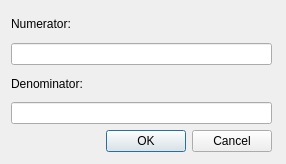
<?xml version="1.0" encoding="UTF-8"?>
<ui version="4.0">
 <class>Frac</class>
 <widget class="QDialog" name="Frac">
  <property name="geometry">
   <rect>
    <x>0</x>
    <y>0</y>
    <width>286</width>
    <height>164</height>
   </rect>
  </property>
  <property name="windowTitle">
   <string>Dialog</string>
  </property>
  <widget class="QWidget" name="layoutWidget">
   <property name="geometry">
    <rect>
     <x>11</x>
     <y>11</y>
     <width>261</width>
     <height>141</height>
    </rect>
   </property>
   <layout class="QVBoxLayout" name="verticalLayout">
    <item>
     <widget class="QLabel" name="label">
      <property name="text">
       <string>Numerator:</string>
      </property>
     </widget>
    </item>
    <item>
     <widget class="QLineEdit" name="line_num">
      <property name="text">
       <string/>
      </property>
     </widget>
    </item>
    <item>
     <widget class="QLabel" name="label_2">
      <property name="text">
       <string>Denominator:</string>
      </property>
     </widget>
    </item>
    <item>
     <widget class="QLineEdit" name="line_den">
      <property name="text">
       <string/>
      </property>
     </widget>
    </item>
    <item>
     <widget class="QDialogButtonBox" name="buttonBox">
      <property name="orientation">
       <enum>Qt::Horizontal</enum>
      </property>
      <property name="standardButtons">
       <set>QDialogButtonBox::Cancel|QDialogButtonBox::Ok</set>
      </property>
     </widget>
    </item>
   </layout>
  </widget>
 </widget>
 <resources/>
 <connections>
  <connection>
   <sender>buttonBox</sender>
   <signal>accepted()</signal>
   <receiver>Frac</receiver>
   <slot>accept()</slot>
   <hints>
    <hint type="sourcelabel">
     <x>248</x>
     <y>254</y>
    </hint>
    <hint type="destinationlabel">
     <x>157</x>
     <y>274</y>
    </hint>
   </hints>
  </connection>
  <connection>
   <sender>buttonBox</sender>
   <signal>rejected()</signal>
   <receiver>Frac</receiver>
   <slot>reject()</slot>
   <hints>
    <hint type="sourcelabel">
     <x>316</x>
     <y>260</y>
    </hint>
    <hint type="destinationlabel">
     <x>286</x>
     <y>274</y>
    </hint>
   </hints>
  </connection>
 </connections>
</ui>
